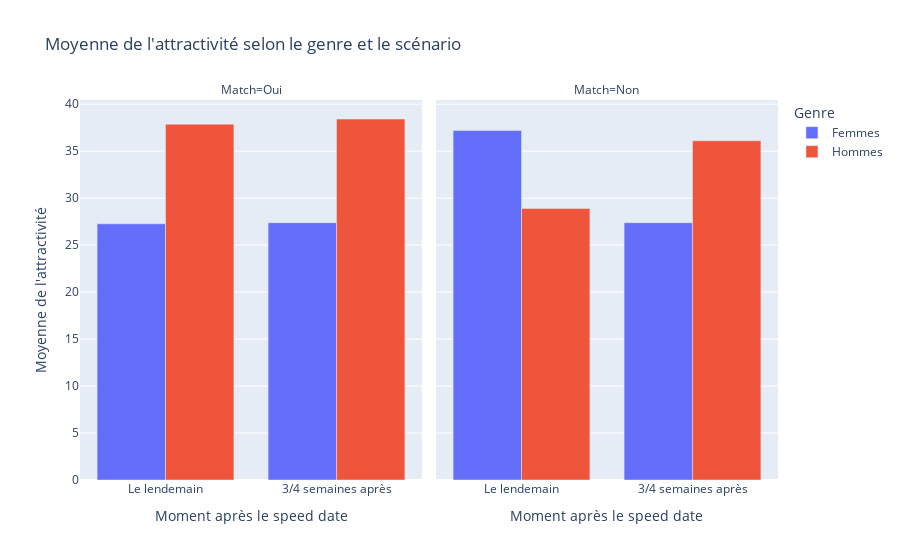

Notebook source saved alongside this figure:
### Code cell
# Visualisation des résultats

fig = px.bar(df_vis_long, 
             x='Moment', 
             y='Moyenne', 
             color='Genre', 
             facet_col='Match', 
             barmode='group',
             title="Moyenne de l'attractivité selon le genre et le scénario",
             labels={'Moment': 'Moment après le speed date', 'Moyenne': 'Moyenne de l\'attractivité', 'Genre': 'Genre'},
             category_orders={"Moment": ["Le lendemain", "3/4 semaines après"], "Match": ["Oui", "Non"]})
fig.show()

### Figure 1 — Plotly figure (JSON) as saved in the notebook; plotly's stock layout.template omitted (floating-point values rounded to 4 significant figures)
{"data": [{"alignmentgroup": "True", "hovertemplate": "Genre=Femmes<br>Match=Oui<br>Moment après le speed date=%{x}<br>Moyenne de l'attractivité=%{y}<extra></extra>", "legendgroup": "Femmes", "marker": {"color": "#636efa", "pattern": {"shape": ""}}, "name": "Femmes", "offsetgroup": "Femmes", "orientation": "v", "showlegend": true, "textposition": "auto", "type": "bar", "x": ["Le lendemain", "3/4 semaines après"], "xaxis": "x", "y": [27.27, 27.39], "yaxis": "y"}, {"alignmentgroup": "True", "hovertemplate": "Genre=Femmes<br>Match=Non<br>Moment après le speed date=%{x}<br>Moyenne de l'attractivité=%{y}<extra></extra>", "legendgroup": "Femmes", "marker": {"color": "#636efa", "pattern": {"shape": ""}}, "name": "Femmes", "offsetgroup": "Femmes", "orientation": "v", "showlegend": false, "textposition": "auto", "type": "bar", "x": ["Le lendemain", "3/4 semaines après"], "xaxis": "x2", "y": [37.2, 27.39], "yaxis": "y2"}, {"alignmentgroup": "True", "hovertemplate": "Genre=Hommes<br>Match=Oui<br>Moment après le speed date=%{x}<br>Moyenne de l'attractivité=%{y}<extra></extra>", "legendgroup": "Hommes", "marker": {"color": "#EF553B", "pattern": {"shape": ""}}, "name": "Hommes", "offsetgroup": "Hommes", "orientation": "v", "showlegend": true, "textposition": "auto", "type": "bar", "x": ["Le lendemain", "3/4 semaines après"], "xaxis": "x", "y": [37.88, 38.43], "yaxis": "y"}, {"alignmentgroup": "True", "hovertemplate": "Genre=Hommes<br>Match=Non<br>Moment après le speed date=%{x}<br>Moyenne de l'attractivité=%{y}<extra></extra>", "legendgroup": "Hommes", "marker": {"color": "#EF553B", "pattern": {"shape": ""}}, "name": "Hommes", "offsetgroup": "Hommes", "orientation": "v", "showlegend": false, "textposition": "auto", "type": "bar", "x": ["Le lendemain", "3/4 semaines après"], "xaxis": "x2", "y": [28.9, 36.11], "yaxis": "y2"}], "layout": {"annotations": [{"font": {}, "showarrow": false, "text": "Match=Oui", "x": 0.245, "xanchor": "center", "xref": "paper", "y": 1, "yanchor": "bottom", "yref": "paper"}, {"font": {}, "showarrow": false, "text": "Match=Non", "x": 0.755, "xanchor": "center", "xref": "paper", "y": 1, "yanchor": "bottom", "yref": "paper"}], "barmode": "group", "legend": {"title": {"text": "Genre"}, "tracegroupgap": 0}, "title": {"text": "Moyenne de l'attractivité selon le genre et le scénario"}, "xaxis": {"anchor": "y", "categoryarray": ["Le lendemain", "3/4 semaines après"], "categoryorder": "array", "domain": [0, 0.49], "title": {"text": "Moment après le speed date"}}, "xaxis2": {"anchor": "y2", "categoryarray": ["Le lendemain", "3/4 semaines après"], "categoryorder": "array", "domain": [0.51, 1], "matches": "x", "title": {"text": "Moment après le speed date"}}, "yaxis": {"anchor": "x", "domain": [0, 1], "title": {"text": "Moyenne de l'attractivité"}}, "yaxis2": {"anchor": "x2", "domain": [0, 1], "matches": "y", "showticklabels": false}}}
